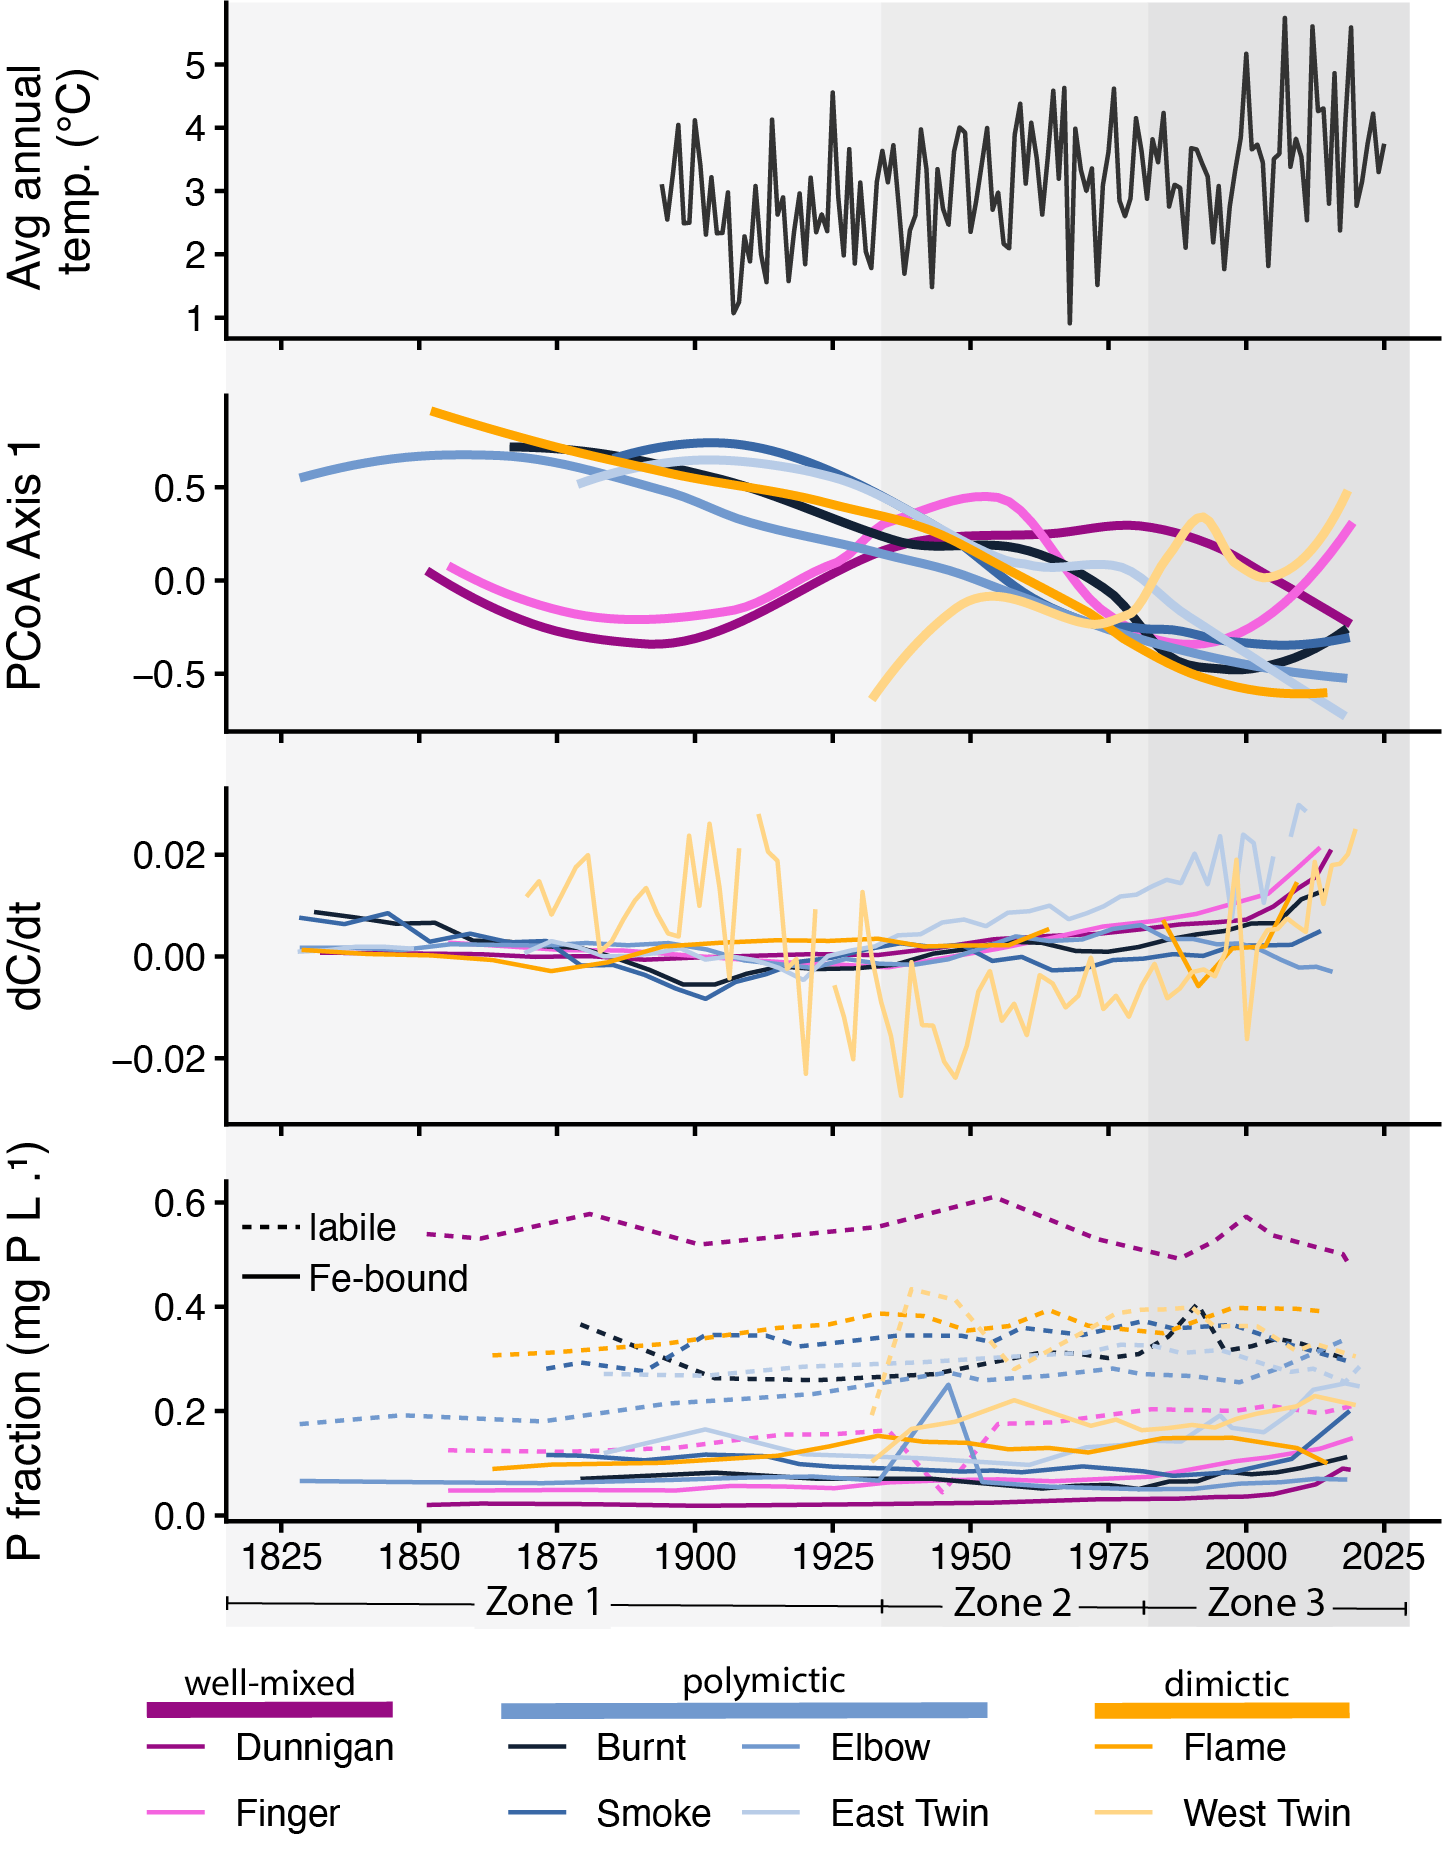

The R source for this figure:
## create stacked WL drivers and responses for Wilson-Jackson paleo MS

rm(list=ls())
librarian::shelf(tidyverse)

getwd()
setwd("/Users/lsethna/Documents/GitHub/wildernesslakes_paleo_pfractions")

#read in data
#PCoA scores
pcoa <- read.csv("Paleo PCoA/PCoA_scores_by_lake_24Jul26.csv")
#climate
climate <- read.csv("raw_data/tower_annual_temperatures.csv")
#deriv org C
carbon <- read.csv("raw_data/deriv_orgC.csv")
#p fractions
pfrac <- read.csv("raw_data/pfrac.csv")

## climate plot
glimpse(climate)
climate_plot <- 
ggplot(climate,aes(x=Year,y=(Annual_Average_Temperature_F-32)*(5/9))) +
  geom_line(color="gray20") +
  scale_x_continuous(limits=c(1825,2025),breaks=seq(1825,2025,25)) +
  scale_y_continuous(breaks=seq(0,6,1),name="Avg annual \ntemp. (°C)") +
  theme_classic() +
  theme(axis.title.x=element_blank(),
        axis.text.x=element_blank(),
        legend.position="none")

#pcoa scores plot
glimpse(pcoa)
pcoa_plot <- 
pcoa %>%
mutate(lake = factor(lake,levels=c("dunnigan","finger","burnt","smoke","elbow","etwin","flame","wtwin"),
                     labels=c("Dunnigan","Finger","Burnt","Smoke","Elbow","East Twin","Flame","West Twin"))
) %>%
  ggplot(aes(x=year,y=X1,color=lake))+
  #geom_vline(xintercept = 1900,lty="dashed")+
  #geom_vline(xintercept = 1970,lty="dashed")+
  geom_smooth(se=F,span=0.7)+ #span - smaller numbers produce wigglier lines, larger numbers produce smoother lines
  scale_color_manual(values=c("#980B83", #Dunnigan
                              "#f464df", #Finger
                              "#122135", #Burnt
                              "#3968A6", #Smoke
                              "#7199CE", #East Twin
                              "#B8CCE7", #Elbow
                              "#ffa600", #Flame
                              "#FFD586" #West Twin
  )) +
  labs(y="PCoA Axis 1",color="Lake") +
  scale_x_continuous(limits=c(1825,2025),breaks=seq(1825,2025,25)) +
  theme_classic() +
  theme(axis.title.x=element_blank(),
        axis.text.x=element_blank(),
        legend.position="none")

#carbon plot
glimpse(carbon)
carbon_plot <- 
carbon %>%
  mutate(lake = factor(lake,levels=c("dunnigan","finger","burnt","smoke","elbow","etwin","flame","wtwin"),
                       labels=c("Dunnigan","Finger","Burnt","Smoke","Elbow","East Twin","Flame","West Twin"))
  ) %>%
ggplot(aes(x=year_loess,y=deriv_orgC,color=lake)) +
  geom_line() +
  scale_color_manual(values=c("#980B83", #Dunnigan
                              "#f464df", #Finger
                              "#122135", #Burnt
                              "#3968A6", #Smoke
                              "#7199CE", #East Twin
                              "#B8CCE7", #Elbow
                              "#ffa600", #Flame
                              "#FFD586" #West Twin
  )) +
  labs(y="dC/dt",color="Lake") +
  scale_y_continuous(limits=c(-0.03,0.03))+
  scale_x_continuous(limits=c(1825,2025),breaks=seq(1825,2025,25)) +
  theme_classic() +
  theme(axis.title.x=element_blank(),
        axis.text.x=element_blank(),
        legend.position="none") 

#pfrac plot
glimpse(pfrac)
pfrac_plot <- 
pfrac %>%
  filter(name %in% c("labile","ironbound")) %>%
  rename(depth=bottom_interval_cm)%>%
  left_join(carbon) %>%
  mutate(lake = factor(lake,levels=c("dunnigan","finger","burnt","smoke","elbow","etwin","flame","wtwin"),
                       labels=c("Dunnigan","Finger","Burnt","Smoke","Elbow","East Twin","Flame","West Twin"))
  ) %>%
  ggplot(aes(x=year_loess,y=value,color=lake,lty=name)) +
  geom_line() +
  scale_color_manual(values=c("#980B83", #Dunnigan
                              "#f464df", #Finger
                              "#122135", #Burnt
                              "#3968A6", #Smoke
                              "#7199CE", #East Twin
                              "#B8CCE7", #Elbow
                              "#ffa600", #Flame
                              "#FFD586" #West Twin
  )) +
  labs(y="P fraction (mg P L \u207b\u00b9)") +
  scale_x_continuous(limits=c(1825,2025),breaks=seq(1825,2025,25)) +
  theme_classic() +
  theme(axis.title.x=element_blank(),
        legend.position = "bottom",
        legend.title = element_blank()) 

## cowplot
 cowplot::plot_grid(climate_plot,pcoa_plot,carbon_plot,pfrac_plot,
                    ncol=1,align="v",rel_heights = c(1,1,1,1.78))

 
 #get land use times
 land_use <- carbon %>%
   select(contains("landuse"),lake) %>%
   distinct()
